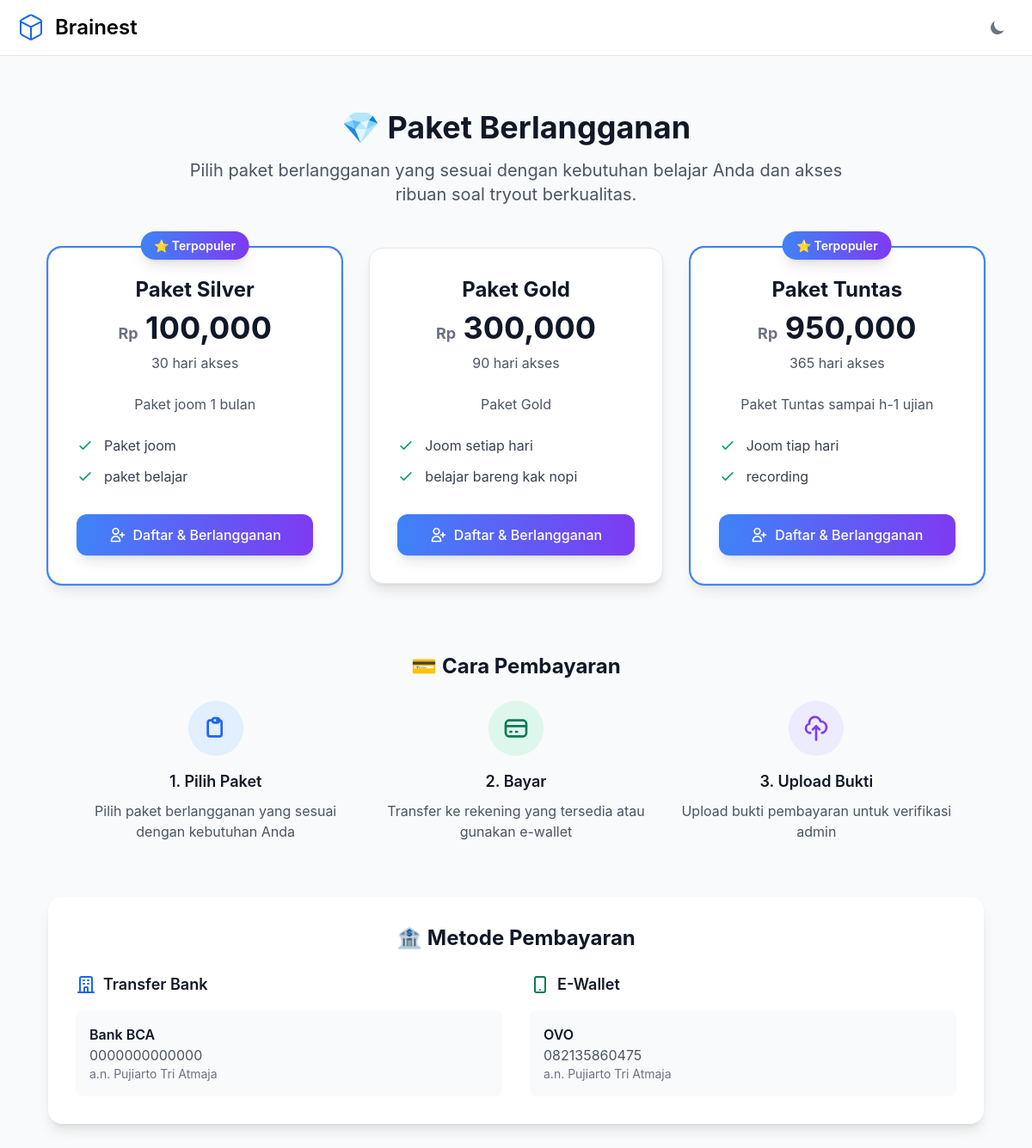
The app's page /subscription/packages/ with its own data.
### otosapp/models.py (models this page shows, shortened)
class SubscriptionPackage(models.Model):
    name = models.CharField(max_length=100, verbose_name="Nama Paket")
    description = models.TextField(verbose_name="Deskripsi Paket")
    features = models.TextField(help_text="Fitur-fitur yang tersedia (satu per baris)", verbose_name="Fitur")
    price = models.DecimalField(max_digits=10, decimal_places=2, verbose_name="Harga")
    duration_days = models.IntegerField(verbose_name="Durasi (hari)")
    is_active = models.BooleanField(default=True, verbose_name="Aktif")
    created_at = models.DateTimeField(auto_now_add=True)
    updated_at = models.DateTimeField(auto_now=True)
    access_level = models.CharField(
        max_length=20,
        choices=AccessLevel.choices,
        default=AccessLevel.SILVER,
        help_text="Tentukan tier akses yang diberikan paket ini"
    )
    is_featured = models.BooleanField(default=False, verbose_name="Paket Unggulan")
    class Meta:
        verbose_name = "Paket Berlangganan"
        verbose_name_plural = "Paket Berlangganan"
        ordering = ['price']
    def get_features_list(self):
        return [feature.strip() for feature in self.features.split('\n') if feature.strip()]

class PaymentMethod(models.Model):
    PAYMENT_TYPES = [
        ('bank', 'Transfer Bank'),
        ('ewallet', 'E-Wallet'),
        ('other', 'Lainnya'),
    ]
    name = models.CharField(max_length=100, verbose_name="Nama Metode Pembayaran")
    payment_type = models.CharField(max_length=10, choices=PAYMENT_TYPES, default='bank', verbose_name="Jenis Pembayaran")
    account_number = models.CharField(max_length=50, verbose_name="Nomor Rekening/Akun")
    account_name = models.CharField(max_length=100, verbose_name="Nama Pemilik Rekening")
    is_active = models.BooleanField(default=True, verbose_name="Aktif")
    created_at = models.DateTimeField(auto_now_add=True)
    updated_at = models.DateTimeField(auto_now=True)
    class Meta:
        verbose_name = "Metode Pembayaran"
        verbose_name_plural = "Metode Pembayaran"
        ordering = ['payment_type', 'name']

### otosapp/views.py (the view)
# urls.py: path('subscription/packages/', views.subscription_packages, name='subscription_packages'),
def subscription_packages(request):
    packages = SubscriptionPackage.objects.filter(is_active=True).annotate(
        access_level_order=Case(
            When(access_level=AccessLevel.SILVER, then=0),
            When(access_level=AccessLevel.GOLD, then=1),
            When(access_level=AccessLevel.TUNTAS, then=2),
            When(access_level=AccessLevel.VISITOR, then=3),
            default=4,
            output_field=IntegerField(),
        )
    ).order_by('access_level_order', 'price')
    payment_methods = PaymentMethod.objects.filter(is_active=True).order_by('payment_type', 'name')
    pending_payment = None
    if request.user.is_authenticated:
        pending_payment = PaymentProof.objects.filter(
            user=request.user,
            status='pending'
        ).first()
        user_access_level = request.user.get_access_level() if hasattr(request.user, 'get_access_level') else AccessLevel.VISITOR
    else:
        user_access_level = AccessLevel.VISITOR
    context = {
        'packages': packages,
        'payment_methods': payment_methods,
        'pending_payment': pending_payment,
        'access_level_choices': [
            (value, label) for value, label in AccessLevel.choices if value != AccessLevel.VISITOR
        ],
        'user_access_level': user_access_level,
        'user_access_level_label': _get_access_level_label(user_access_level),
    }
    if request.user.is_authenticated:
        context['subscription_status'] = request.user.get_subscription_status()
    return render(request, 'subscription/packages.html', context)

### otosapp/views.py (called while the page is built)
def _get_access_level_label(level_value):
    try:
        return AccessLevel(level_value).label
    except (ValueError, TypeError):
        return str(level_value).title() if level_value else 'Tidak diketahui'

### otosapp/templates/subscription/packages.html (shortened to what this page needs)
{% extends 'base.html' %}
{% load humanize %}
{% block content %}
<div class="max-w-7xl mx-auto px-4 sm:px-6 lg:px-8 py-8">
    <div class="text-center mb-12">
        <h1 class="text-4xl font-bold text-gray-900 dark:text-white mb-4">
            💎 Paket Berlangganan
        </h1>
        <p class="text-xl text-gray-600 dark:text-gray-400 max-w-3xl mx-auto">
            Pilih paket berlangganan yang sesuai dengan kebutuhan belajar Anda dan akses ribuan soal tryout berkualitas.
        </p>
    </div>
    <div class="grid grid-cols-1 md:grid-cols-2 lg:grid-cols-{% if packages|length == 4 %}4{% elif packages|length == 3 %}3{% else %}2{% endif %} gap-8 mb-12">
        {% for package in packages %}
        <div class="relative bg-white dark:bg-gray-800 rounded-2xl shadow-lg border border-gray-200 dark:border-gray-700 hover:shadow-xl transition-all duration-300 {% if package.is_featured %}ring-2 ring-blue-500 dark:ring-blue-400{% endif %}">
            {% if package.is_featured %}
            <div class="absolute -top-4 left-1/2 transform -translate-x-1/2">
                <span class="bg-gradient-to-r from-blue-500 to-purple-600 text-white px-4 py-2 rounded-full text-sm font-semibold shadow-lg">
                    ⭐ Terpopuler
                </span>
            </div>
            {% endif %}
            <div class="p-8">
                <div class="text-center mb-6">
                    <h3 class="text-2xl font-bold text-gray-900 dark:text-white mb-2">{{ package.name }}</h3>
                    <div class="text-4xl font-bold text-gray-900 dark:text-white mb-2">
                        <span class="text-lg text-gray-500 dark:text-gray-400">Rp</span>
                        {{ package.price|floatformat:0|intcomma }}
                    </div>
                    <p class="text-gray-600 dark:text-gray-400">{{ package.duration_days }} hari akses</p>
                </div>
                <div class="mb-6">
                    <p class="text-gray-600 dark:text-gray-400 text-center">{{ package.description }}</p>
                </div>
                <div class="mb-8">
                    <ul class="space-y-3">
                        {% for feature in package.get_features_list %}
                        <li class="flex items-center">
                            <svg class="w-5 h-5 text-green-500 mr-3 flex-shrink-0" fill="none" stroke="currentColor" viewBox="0 0 24 24">
                                <path stroke-linecap="round" stroke-linejoin="round" stroke-width="2" d="M5 13l4 4L19 7"/>
                            </svg>
                            <span class="text-gray-700 dark:text-gray-300">{{ feature }}</span>
                        </li>
                        {% endfor %}
                    </ul>
                </div>
                <div class="text-center">
                    {% if user.is_authenticated %}
                        {% if user.is_visitor %}
                            {% if not pending_payment %}
                            <a href="{% url 'upload_payment_proof' package.id %}"
                               class="w-full inline-flex items-center justify-center px-6 py-3 text-base font-medium text-white bg-gradient-to-r {% if package.is_featured %}from-blue-500 to-purple-600 hover:from-blue-600 hover:to-purple-700{% else %}from-gray-600 to-gray-700 hover:from-gray-700 hover:to-gray-800{% endif %} rounded-xl shadow-lg hover:shadow-xl transition-all duration-300 transform hover:scale-105">
                                <svg class="w-5 h-5 mr-2" fill="none" stroke="currentColor" viewBox="0 0 24 24">
                                    <path stroke-linecap="round" stroke-linejoin="round" stroke-width="2" d="M3 10h18M7 15h1m4 0h1m-7 4h12a3 3 0 003-3V8a3 3 0 00-3-3H6a3 3 0 00-3 3v8a3 3 0 003 3z"/>
                                </svg>
                                Bayar Sekarang
                            </a>
                            {% else %}
                            <button disabled class="w-full inline-flex items-center justify-center px-6 py-3 text-base font-medium text-gray-400 bg-gray-200 dark:bg-gray-700 rounded-xl cursor-not-allowed">
                                <svg class="w-5 h-5 mr-2" fill="none" stroke="currentColor" viewBox="0 0 24 24">
                                    <path stroke-linecap="round" stroke-linejoin="round" stroke-width="2" d="M12 8v4l3 3m6-3a9 9 0 11-18 0 9 9 0 0118 0z"/>
                                </svg>
                                Menunggu Verifikasi
                            </button>
                            {% endif %}
                        {% elif user.is_student %}
                            {% if subscription_status.status == 'active' %}
                            <button disabled class="w-full inline-flex items-center justify-center px-6 py-3 text-base font-medium text-green-600 bg-green-100 dark:bg-green-900 dark:text-green-300 rounded-xl cursor-not-allowed">
                                <svg class="w-5 h-5 mr-2" fill="none" stroke="currentColor" viewBox="0 0 24 24">
                                    <path stroke-linecap="round" stroke-linejoin="round" stroke-width="2" d="M9 12l2 2 4-4m6 2a9 9 0 11-18 0 9 9 0 0118 0z"/>
                                </svg>
                                Sudah Berlangganan
                            </button>
                            {% else %}
                            <a href="{% url 'upload_payment_proof' package.id %}"
                               class="w-full inline-flex items-center justify-center px-6 py-3 text-base font-medium text-white bg-gradient-to-r {% if package.is_featured %}from-blue-500 to-purple-600 hover:from-blue-600 hover:to-purple-700{% else %}from-gray-600 to-gray-700 hover:from-gray-700 hover:to-gray-800{% endif %} rounded-xl shadow-lg hover:shadow-xl transition-all duration-300 transform hover:scale-105">
                                <svg class="w-5 h-5 mr-2" fill="none" stroke="currentColor" viewBox="0 0 24 24">
                                    <path stroke-linecap="round" stroke-linejoin="round" stroke-width="2" d="M4 4v5h.582m15.356 2A8.001 8.001 0 004.582 9m0 0H9m11 11v-5h-.581m0 0a8.003 8.003 0 01-15.357-2m15.357 2H15"/>
                                </svg>
                                Perpanjang
                            </a>
                            {% endif %}
                        {% else %}
                            <button disabled class="w-full inline-flex items-center justify-center px-6 py-3 text-base font-medium text-gray-400 bg-gray-200 dark:bg-gray-700 rounded-xl cursor-not-allowed">
                                Hanya untuk Student/Visitor
                            </button>
                        {% endif %}
                    {% else %}
                        <a href="{% url 'register' %}"
                           class="w-full inline-flex items-center justify-center px-6 py-3 text-base font-medium text-white bg-gradient-to-r from-blue-500 to-purple-600 hover:from-blue-600 hover:to-purple-700 rounded-xl shadow-lg hover:shadow-xl transition-all duration-300 transform hover:scale-105">
                            <svg class="w-5 h-5 mr-2" fill="none" stroke="currentColor" viewBox="0 0 24 24">
                                <path stroke-linecap="round" stroke-linejoin="round" stroke-width="2" d="M18 9v3m0 0v3m0-3h3m-3 0h-3m-2-5a4 4 0 11-8 0 4 4 0 018 0zM3 20a6 6 0 0112 0v1H3v-1z"/>
                            </svg>
                            Daftar & Berlangganan
                        </a>
                    {% endif %}
                </div>
            </div>
        </div>
        {% endfor %}
    </div>
    <div class="bg-gray-50 dark:bg-gray-900 rounded-2xl p-8 mb-8">
        <h3 class="text-2xl font-bold text-gray-900 dark:text-white mb-6 text-center">
            💳 Cara Pembayaran
        </h3>
        <div class="grid grid-cols-1 md:grid-cols-3 gap-6">
            <div class="text-center">
                <div class="w-16 h-16 bg-blue-100 dark:bg-blue-900 rounded-full flex items-center justify-center mx-auto mb-4">
                    <svg class="w-8 h-8 text-blue-600 dark:text-blue-400" fill="none" stroke="currentColor" viewBox="0 0 24 24">
                        <path stroke-linecap="round" stroke-linejoin="round" stroke-width="2" d="M9 5H7a2 2 0 00-2 2v10a2 2 0 002 2h8a2 2 0 002-2V7a2 2 0 00-2-2h-2M9 5a2 2 0 002 2h2a2 2 0 002-2M9 5a2 2 0 012-2h2a2 2 0 012 2"/>
                    </svg>
                </div>
                <h4 class="text-lg font-semibold text-gray-900 dark:text-white mb-2">1. Pilih Paket</h4>
                <p class="text-gray-600 dark:text-gray-400">Pilih paket berlangganan yang sesuai dengan kebutuhan Anda</p>
            </div>
            <div class="text-center">
                <div class="w-16 h-16 bg-green-100 dark:bg-green-900 rounded-full flex items-center justify-center mx-auto mb-4">
                    <svg class="w-8 h-8 text-green-600 dark:text-green-400" fill="none" stroke="currentColor" viewBox="0 0 24 24">
                        <path stroke-linecap="round" stroke-linejoin="round" stroke-width="2" d="M3 10h18M7 15h1m4 0h1m-7 4h12a3 3 0 003-3V8a3 3 0 00-3-3H6a3 3 0 00-3 3v8a3 3 0 003 3z"/>
                    </svg>
                </div>
                <h4 class="text-lg font-semibold text-gray-900 dark:text-white mb-2">2. Bayar</h4>
                <p class="text-gray-600 dark:text-gray-400">Transfer ke rekening yang tersedia atau gunakan e-wallet</p>
            </div>
            <div class="text-center">
                <div class="w-16 h-16 bg-purple-100 dark:bg-purple-900 rounded-full flex items-center justify-center mx-auto mb-4">
                    <svg class="w-8 h-8 text-purple-600 dark:text-purple-400" fill="none" stroke="currentColor" viewBox="0 0 24 24">
                        <path stroke-linecap="round" stroke-linejoin="round" stroke-width="2" d="M7 16a4 4 0 01-.88-7.903A5 5 0 1115.9 6L16 6a5 5 0 011 9.9M15 13l-3-3m0 0l-3 3m3-3v12"/>
                    </svg>
                </div>
                <h4 class="text-lg font-semibold text-gray-900 dark:text-white mb-2">3. Upload Bukti</h4>
                <p class="text-gray-600 dark:text-gray-400">Upload bukti pembayaran untuk verifikasi admin</p>
            </div>
        </div>
    </div>
    <div class="bg-white dark:bg-gray-800 rounded-2xl p-8 shadow-lg">
        <h3 class="text-2xl font-bold text-gray-900 dark:text-white mb-6 text-center">
            🏦 Metode Pembayaran
        </h3>
        {% if payment_methods %}
            {% regroup payment_methods by payment_type as payment_groups %}
            <div class="grid grid-cols-1 md:grid-cols-{{ payment_groups|length }} gap-8">
                {% for group in payment_groups %}
                <div>
                    <h4 class="text-lg font-semibold text-gray-900 dark:text-white mb-4 flex items-center">
                        {% if group.grouper == 'bank' %}
                        <svg class="w-6 h-6 mr-2 text-blue-600" fill="none" stroke="currentColor" viewBox="0 0 24 24">
                            <path stroke-linecap="round" stroke-linejoin="round" stroke-width="2" d="M19 21V5a2 2 0 00-2-2H7a2 2 0 00-2 2v16m14 0h2m-2 0h-5m-9 0H3m2 0h5M9 7h1m-1 4h1m4-4h1m-1 4h1m-5 10v-5a1 1 0 011-1h2a1 1 0 011 1v5m-4 0h4"/>
                        </svg>
                        Transfer Bank
                        {% elif group.grouper == 'ewallet' %}
                        <svg class="w-6 h-6 mr-2 text-green-600" fill="none" stroke="currentColor" viewBox="0 0 24 24">
                            <path stroke-linecap="round" stroke-linejoin="round" stroke-width="2" d="M12 18h.01M8 21h8a2 2 0 002-2V5a2 2 0 00-2-2H8a2 2 0 00-2 2v14a2 2 0 002 2z"/>
                        </svg>
                        E-Wallet
                        {% endif %}
                    </h4>
                    <div class="space-y-3">
                        {% for method in group.list %}
                        <div class="p-4 bg-gray-50 dark:bg-gray-700 rounded-lg">
                            <p class="font-semibold text-gray-900 dark:text-white">{{ method.name }}</p>
                            <p class="text-gray-600 dark:text-gray-400">{{ method.account_number }}</p>
                            <p class="text-sm text-gray-500 dark:text-gray-400">a.n. {{ method.account_name }}</p>
                        </div>
                        {% endfor %}
                    </div>
                </div>
                {% endfor %}
            </div>
        {% endif %}
    </div>
</div>
{% endblock %}

### records on screen
SubscriptionPackage: is_featured "⭐ Terpopuler", name "Paket Silver", price "100,000", duration_days "30", description "Paket joom 1 bulan", get_features_list "Paket joom" "paket belajar"
SubscriptionPackage: name "Paket Gold", price "300,000", duration_days "90", description "Paket Gold", get_features_list "Joom setiap hari" "belajar bareng kak nopi"
SubscriptionPackage: is_featured "⭐ Terpopuler", name "Paket Tuntas", price "950,000", duration_days "365", description "Paket Tuntas sampai h-1 ujian", get_features_list "Joom tiap hari" "recording"
PaymentMethod: payment_type "bank" (drawn), name "Bank BCA", account_number "0000000000000", account_name "Pujiarto Tri Atmaja"
PaymentMethod: payment_type "ewallet" (drawn), name "OVO", account_number "082135860475", account_name "Pujiarto Tri Atmaja"
